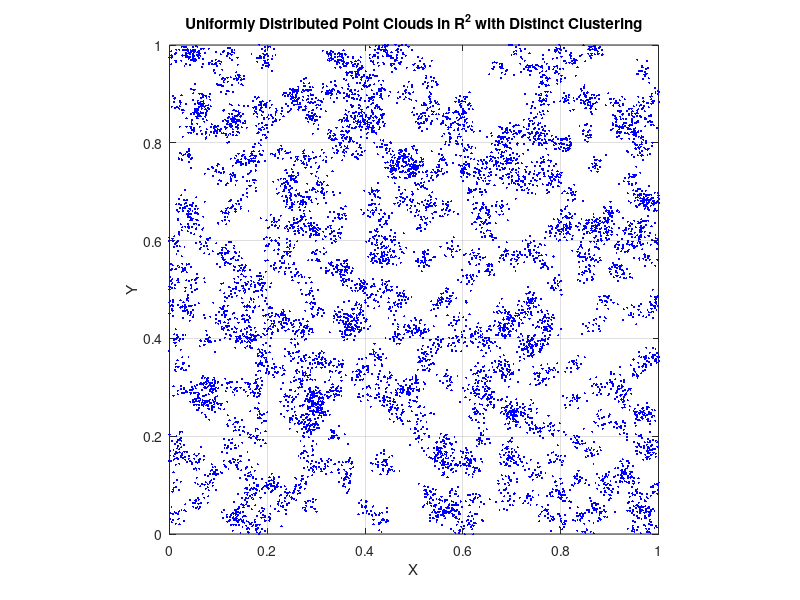

This chart was generated by the following MATLAB code: (Note: this script raises an error after producing the figure.)
clc;
clear all;

% Parameters
num_point_clouds = 500;   % Number of point clouds
points_per_cloud = 20;   % Number of points per cloud
mean_range = [0, 1];      % Range for the means of the Gaussians
cov_value = 0.0001;       % Smaller variance for tighter clusters
N = num_point_clouds * points_per_cloud;


covariance_matrix = [cov_value, 0; 0, cov_value];


x = zeros(num_point_clouds * points_per_cloud, 2);


for i = 1:num_point_clouds
 
    mean = mean_range(1) + (mean_range(2) - mean_range(1)) * rand(1, 2);
    

    points = mvnrnd(mean, covariance_matrix, points_per_cloud);
    
  
    start_index = (i-1) * points_per_cloud + 1;
    end_index = i * points_per_cloud;
    x(start_index:end_index, :) = points;
end


figure;


plot(x(:, 1), x(:, 2), '.b', 'MarkerSize', 5); 
xlim(mean_range);
ylim(mean_range);
xlabel('X');
ylabel('Y');
grid on;
title('Uniformly Distributed Point Clouds in R^2 with Distinct Clustering');
hold off;
axis equal;  

%%

num_bursts = 100;
delta_t = 0.001;

Y = simulate_ito_process(x, num_bursts, delta_t);

C = zeros(N, 2, 2);
for i = 1:N
    Y_i = squeeze(Y(i, :, :))';
    C(i, :, :) = cov(Y_i);
end

C_pinv = zeros(N, 2, 2);
for i = 1:N
    C_i = squeeze(C(i, :, :));
    C_pinv(i, :, :) = pinv(C_i);
end
%%
epsilon = 0.0001;
delta = 0.1; 
d = 2; 

W = zeros(N, N);
for i = 1:N
    for j = i:N
        C_psoinv_i = squeeze(C_pinv(i,:,:));
        C_psoinv_j = squeeze(C_pinv(j,:,:));
        
        C_psoinv_sum = C_psoinv_i + C_psoinv_j;
        
        y_diff = (Y(j,:,1) - Y(i,:,1))';
        
        wij = exp(-((delta^2)/(d+2)) * (y_diff' * C_psoinv_sum * y_diff) / (4*epsilon));
        
        W(i,j) = wij;
        W(j,i) = wij;
    end
end
I = eye(N);
D = diag(sum(W, 2));
P = D^(-1) * W - I;
[V, lambda] = eig(P);
lambda = diag(lambda);



figure;

subplot(4,1,1);
scatter(V(:,2),V(:,3),15,x(:,1),'filled');
colorbar;
title('Anisotropic Difussion');
xlabel('\phi_1');
ylabel('\phi_2');

subplot(4,1,2);
scatter(V(:,2),V(:,3),15,x(:,2),'filled');
colorbar;
title('Anisotropic Difussion');
xlabel('\phi_1');
ylabel('\phi_2');


subplot(4,1,3);
scatter(x(:,1),x(:,2),15,V(:,2),'filled');
colorbar;
title('Anisotropic Difussion');
xlabel('\phi_1');
ylabel('\phi_2');


subplot(4,1,4);
scatter(x(:,1),x(:,2),15,V(:,3),'filled');
colorbar;
title('Anisotropic Difussion');
xlabel('\phi_1');
ylabel('\phi_2');

